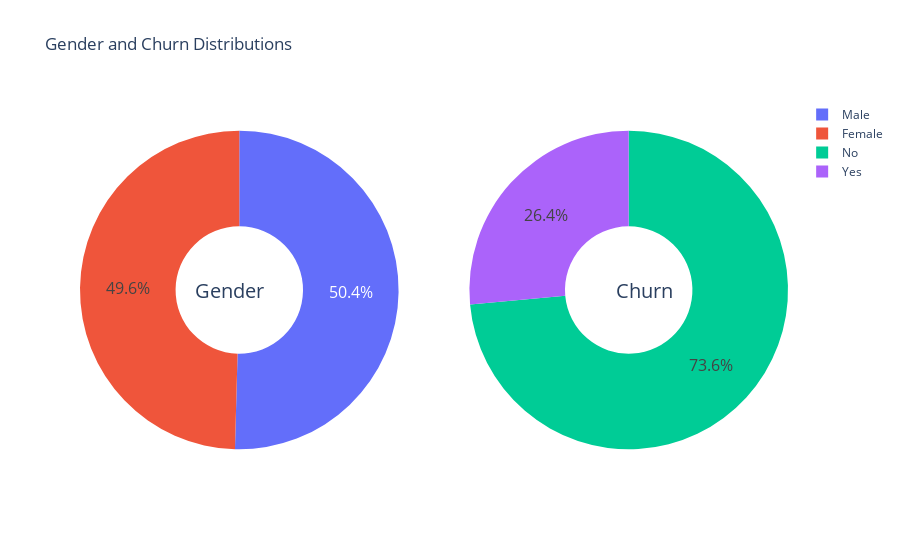

Notebook code for this chart:
### Markdown cell above
## Data Visualization

### Code cell
g_labels = ['Male', 'Female']
c_labels = ['No', 'Yes']
# Create subplots: use 'domain' type for Pie subplot
fig = make_subplots(rows=1, cols=2, specs=[[{'type':'domain'}, {'type':'domain'}]])
fig.add_trace(go.Pie(labels=g_labels, values=df['gender'].value_counts(), name="Gender"),
              1, 1)
fig.add_trace(go.Pie(labels=c_labels, values=df['Churn'].value_counts(), name="Churn"),
              1, 2)

# Use `hole` to create a donut-like pie chart
fig.update_traces(hole=.4, hoverinfo="label+percent+name", textfont_size=16)

fig.update_layout(
    title_text="Gender and Churn Distributions",
    # Add annotations in the center of the donut pies.
    annotations=[dict(text='Gender', x=0.16, y=0.5, font_size=20, showarrow=False),
                 dict(text='Churn', x=0.84, y=0.5, font_size=20, showarrow=False)])
fig.show()

### Figure 1 — Plotly figure (JSON) as saved in the notebook; plotly's stock layout.template omitted (floating-point values rounded to 4 significant figures)
{"data": [{"domain": {"x": [0, 0.45], "y": [0, 1]}, "hole": 0.4, "hoverinfo": "label+percent+name", "labels": ["Male", "Female"], "name": "Gender", "textfont": {"size": 16}, "type": "pie", "values": [3541, 3480]}, {"domain": {"x": [0.55, 1], "y": [0, 1]}, "hole": 0.4, "hoverinfo": "label+percent+name", "labels": ["No", "Yes"], "name": "Churn", "textfont": {"size": 16}, "type": "pie", "values": [5164, 1857]}], "layout": {"annotations": [{"font": {"size": 20}, "showarrow": false, "text": "Gender", "x": 0.16, "y": 0.5}, {"font": {"size": 20}, "showarrow": false, "text": "Churn", "x": 0.84, "y": 0.5}], "title": {"text": "Gender and Churn Distributions"}}}
